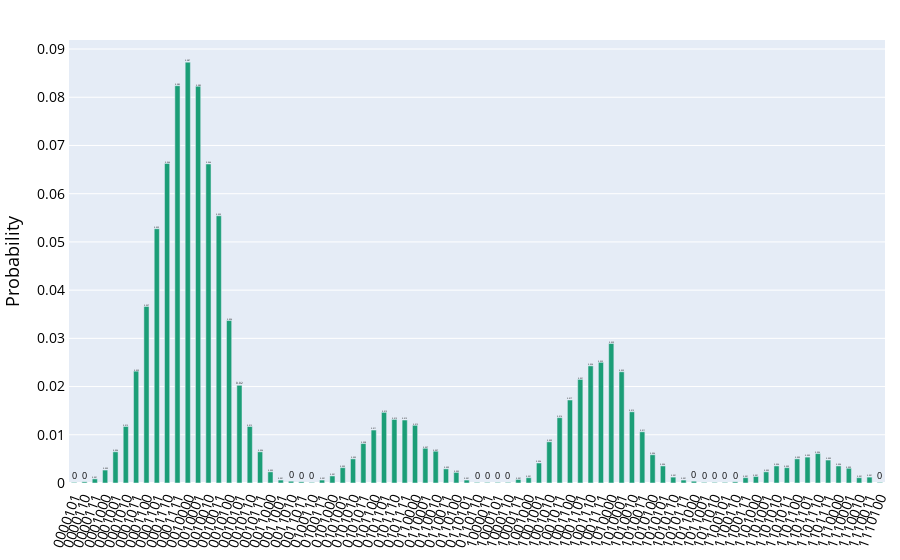

Notebook source saved alongside this figure:
### Code cell
probability_distribution(counts)
